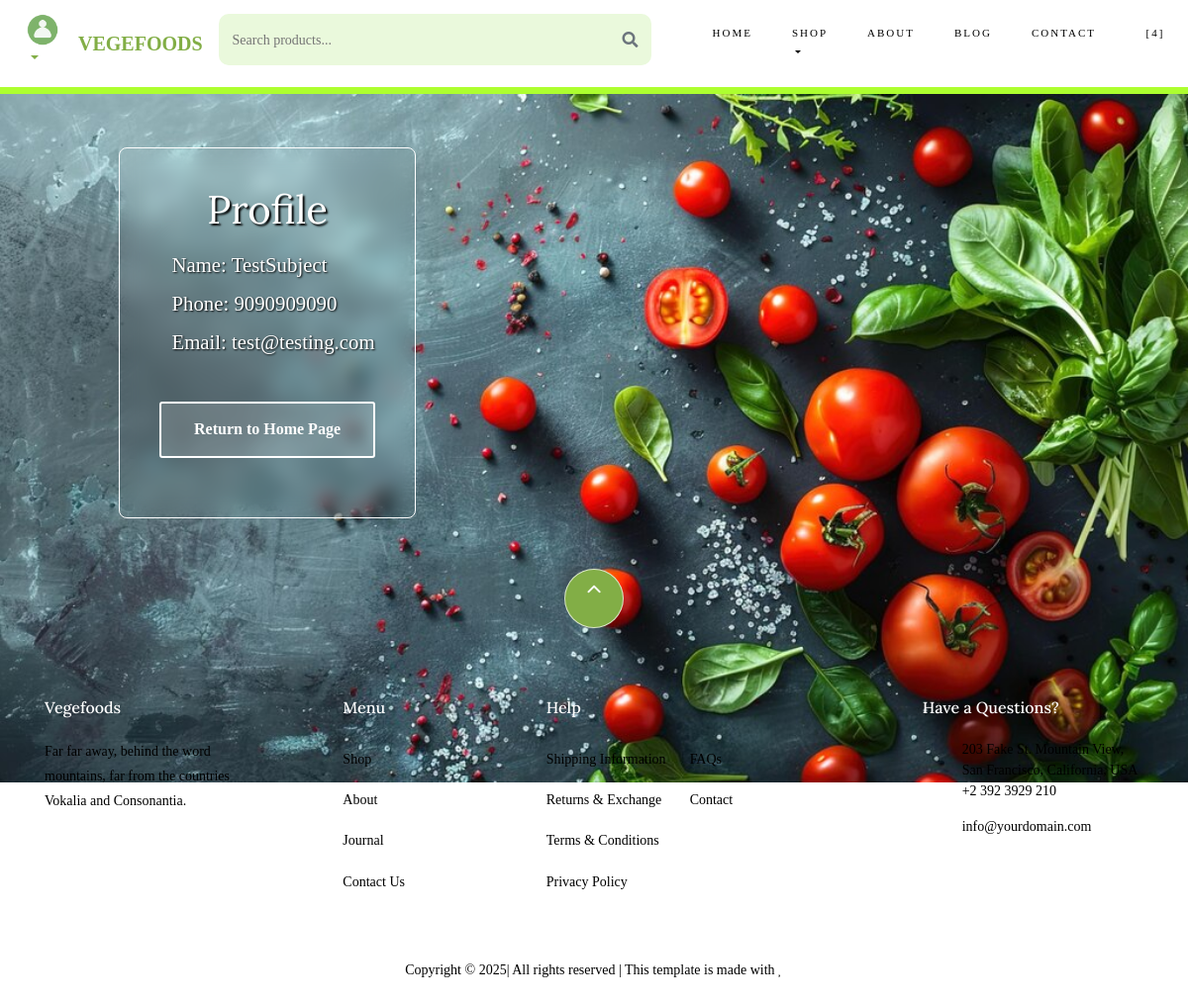
/profile (signed in), run on the app's committed database.
### flask_package/models.py (models this page shows, shortened)
class Users(db.Model, UserMixin):
    id = db.Column(db.Integer, primary_key=True)
    username = db.Column(db.String(80), unique=True, nullable=False)
    email = db.Column(db.String(120), unique=True, nullable=False)
    password = db.Column(db.String(60), nullable=False)
    image_file = db.Column(db.String(20), nullable=False)
    phone = db.Column(db.String(10), nullable=False)
    address = db.Column(db.Text, nullable=True)

### flask_package/routes.py (the view)
@app.route("/profile")
def profile():
    if not current_user.is_authenticated:
        flash("You are required to login first!", "info")
        return redirect(url_for("login"))
    return render_template("profile.html", user=current_user, auth_status=True)

### flask_package/models.py (called while the page is built)
@login_manager.user_loader
def load_user(user_id):
    return Users.query.get(int(user_id))

### flask_package/routes.py (called while the page is built)
@app.context_processor
def inject():
    global cart_count, coupon_applied, coupon_discount
    cart_count = 0
    auth_st = False
    if current_user.is_authenticated:
        cart_count = (
            db.session.query(db.func.sum(Cart.quantity))
            .filter_by(user_id=current_user.id)
            .scalar()
            or 0
        )
        auth_st = True
    currentId = 0
    if current_user.is_authenticated:
        currentId = current_user.id
    return {
        "cart_qty": cart_count,
        "auth_status": auth_st,
        "coupon_applied": coupon_applied,
        "coupon_discount": coupon_discount,
        "userId": currentId,
    }

### flask_package/templates/profile.html
{%extends "main.html"%}
{%block content%}
  <link rel="stylesheet" href="{{ url_for('static', filename='css/style1.css') }}">
  <div class='bodycontent3 profile-page'>
      <br>
      <br>
      <div>
    <div class="wrapper wrapper3">
    <form>
      <h2>Profile</h2>
      <h4>Name: {{user.username}} </h4>
      <h4>Phone: {{user.phone}} </h4>
      <h4>Email: {{user.email}} </h4>
      <br>
      <button style='margin-bottom:60px'>
        <a  href="{{url_for('index')}}" style='text-decoration:none;'>
          Return to Home Page
        </a>
      </button>
    </form>
  </div>
</div>
</div>
<br>
<br>
<br>
{%endblock%}

### flask_package/static/css/style1.css (style rules this page uses)
* { margin: 0; padding: 0; font-family: Georgia, 'Times New Roman', Times, serif; }
.bodycontent3::before { width: 100%; content: ""; position: absolute; height: 87vh; background: url("../images/bg-21.jpg"), #000; background-position: center; background-size: cover; }
.wrapper { display: flex; align-items: center; justify-content: center; width: 360px; border-radius: 8px; padding-top: 20px; align-self: center; text-align: center; border: 1px solid white; backdrop-filter: blur(9px); margin-left: 10vw; text-shadow: 1px 1px 2px #000; }
.wrapper3 { border: opx; }
form { display: flex; flex-direction: column; }
h2 { font-family: 'lora', Georgia, 'Times New Roman', serif; font-size: 2rem; margin-bottom: 10px; color: white; }
.wrapper3 h2 { font-family: 'lora', Georgia, 'Times New Roman', serif; font-size: 4rem; margin-bottom: 10px; color: white; }
.wrapper a { color: #efefef; text-decoration: none; }
.wrapper3 a { color: white; }
button { background: #fff; color: black; font-weight: 600; border: none; padding: 12px 20px; cursor: pointer; border-radius: 3px; font-size: 16px; border: 2px solid transparent; transition: 0.3s ease; margin: 10px 0; }
.wrapper3 button { color: #fff; border-color: #fff; background: rgba(255, 255, 255, 0.15); }
.profile-page h2 { margin-top: 1.5vh; font-size: 2.5rem; font-family: 'Lora'; text-shadow: 2px 2px 2px black; }
.profile-page h4 { font-size: 1.3rem; color: white; font-family: serif; text-align: left; margin-left: 1vw; }
.profile-page .wrapper { width: 300px; }

### data on the page
Users: username "TestSubject", phone "9090909090", email "test@testing.com"

### other printed values
{{ cart_qty }} "4"
